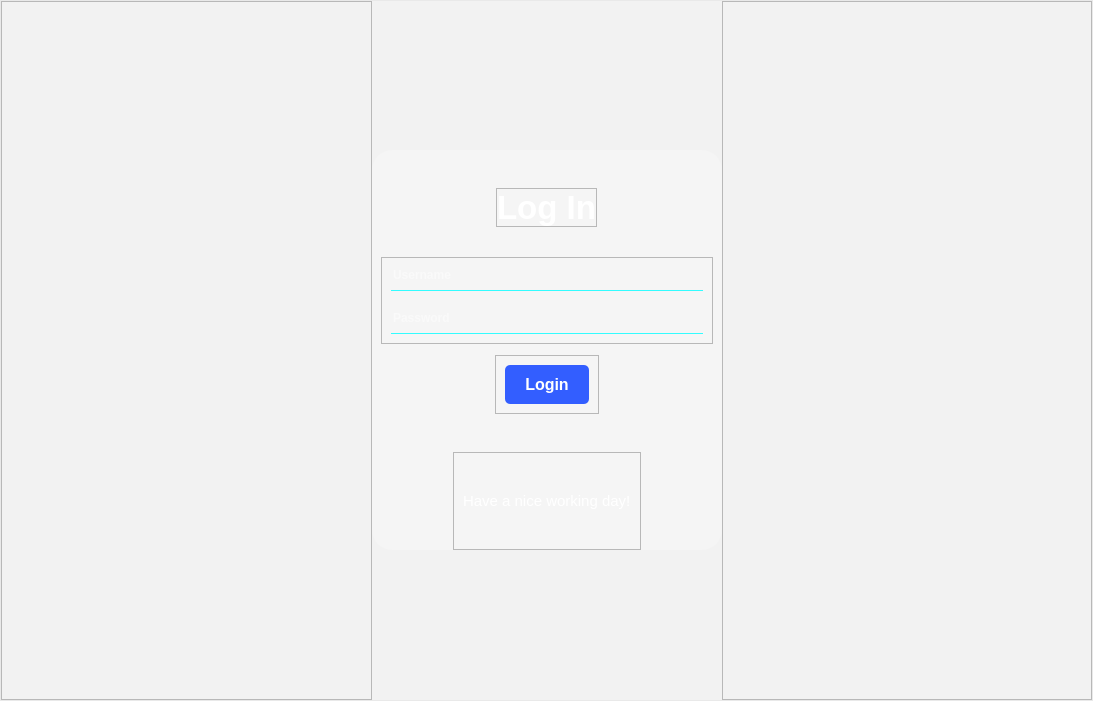
<?xml version="1.0" encoding="UTF-8"?>
<ui version="4.0">
 <class>MainWindow</class>
 <widget class="QMainWindow" name="MainWindow">
  <property name="geometry">
   <rect>
    <x>0</x>
    <y>0</y>
    <width>1093</width>
    <height>701</height>
   </rect>
  </property>
  <property name="windowTitle">
   <string>MainWindow</string>
  </property>
  <property name="styleSheet">
   <string notr="true"/>
  </property>
  <widget class="QWidget" name="centralwidget">
   <property name="sizePolicy">
    <sizepolicy hsizetype="Expanding" vsizetype="Expanding">
     <horstretch>0</horstretch>
     <verstretch>0</verstretch>
    </sizepolicy>
   </property>
   <property name="styleSheet">
    <string notr="true">#centralwidget {
background-image: url(:/icon/img/login-background-3.jpg);
background-position: center;
background-repeat: no-repeat;
background-size: cover; /* Stretches image to match window size */ ;
}</string>
   </property>
   <layout class="QVBoxLayout" name="verticalLayout">
    <property name="spacing">
     <number>0</number>
    </property>
    <property name="leftMargin">
     <number>0</number>
    </property>
    <property name="topMargin">
     <number>0</number>
    </property>
    <property name="rightMargin">
     <number>0</number>
    </property>
    <property name="bottomMargin">
     <number>0</number>
    </property>
    <item>
     <widget class="QFrame" name="main_frame">
      <property name="styleSheet">
       <string notr="true">#main_frame {
background-color: rgba(255, 255, 255, 0.2);}
</string>
      </property>
      <property name="frameShape">
       <enum>QFrame::StyledPanel</enum>
      </property>
      <property name="frameShadow">
       <enum>QFrame::Raised</enum>
      </property>
      <layout class="QHBoxLayout" name="horizontalLayout">
       <property name="spacing">
        <number>0</number>
       </property>
       <property name="leftMargin">
        <number>0</number>
       </property>
       <property name="topMargin">
        <number>0</number>
       </property>
       <property name="rightMargin">
        <number>0</number>
       </property>
       <property name="bottomMargin">
        <number>0</number>
       </property>
       <item>
        <widget class="QFrame" name="frame_3">
         <property name="styleSheet">
          <string notr="true"/>
         </property>
         <property name="frameShape">
          <enum>QFrame::StyledPanel</enum>
         </property>
         <property name="frameShadow">
          <enum>QFrame::Raised</enum>
         </property>
        </widget>
       </item>
       <item>
        <widget class="QFrame" name="login_frame">
         <property name="sizePolicy">
          <sizepolicy hsizetype="Fixed" vsizetype="Preferred">
           <horstretch>0</horstretch>
           <verstretch>0</verstretch>
          </sizepolicy>
         </property>
         <property name="minimumSize">
          <size>
           <width>350</width>
           <height>0</height>
          </size>
         </property>
         <property name="maximumSize">
          <size>
           <width>16777215</width>
           <height>400</height>
          </size>
         </property>
         <property name="styleSheet">
          <string notr="true">#login_frame{
background-color: rgba(255, 255, 255, 0.2);
border-radius: 20px}</string>
         </property>
         <property name="frameShape">
          <enum>QFrame::StyledPanel</enum>
         </property>
         <property name="frameShadow">
          <enum>QFrame::Raised</enum>
         </property>
         <layout class="QVBoxLayout" name="verticalLayout_2">
          <property name="spacing">
           <number>0</number>
          </property>
          <property name="bottomMargin">
           <number>0</number>
          </property>
          <item alignment="Qt::AlignHCenter|Qt::AlignVCenter">
           <widget class="QFrame" name="frame">
            <property name="sizePolicy">
             <sizepolicy hsizetype="Preferred" vsizetype="Expanding">
              <horstretch>0</horstretch>
              <verstretch>0</verstretch>
             </sizepolicy>
            </property>
            <property name="frameShape">
             <enum>QFrame::StyledPanel</enum>
            </property>
            <property name="frameShadow">
             <enum>QFrame::Raised</enum>
            </property>
            <layout class="QVBoxLayout" name="verticalLayout_3">
             <property name="spacing">
              <number>0</number>
             </property>
             <property name="leftMargin">
              <number>0</number>
             </property>
             <property name="topMargin">
              <number>0</number>
             </property>
             <property name="rightMargin">
              <number>0</number>
             </property>
             <property name="bottomMargin">
              <number>0</number>
             </property>
             <item>
              <widget class="QLabel" name="label">
               <property name="sizePolicy">
                <sizepolicy hsizetype="Minimum" vsizetype="Expanding">
                 <horstretch>0</horstretch>
                 <verstretch>0</verstretch>
                </sizepolicy>
               </property>
               <property name="font">
                <font>
                 <family>Microsoft JhengHei UI</family>
                 <pointsize>25</pointsize>
                 <weight>75</weight>
                 <bold>true</bold>
                </font>
               </property>
               <property name="styleSheet">
                <string notr="true">color: white</string>
               </property>
               <property name="text">
                <string>Log In</string>
               </property>
              </widget>
             </item>
            </layout>
           </widget>
          </item>
          <item alignment="Qt::AlignTop">
           <widget class="QFrame" name="frame_2">
            <property name="frameShape">
             <enum>QFrame::StyledPanel</enum>
            </property>
            <property name="frameShadow">
             <enum>QFrame::Raised</enum>
            </property>
            <layout class="QVBoxLayout" name="verticalLayout_4">
             <property name="spacing">
              <number>19</number>
             </property>
             <item>
              <widget class="QLineEdit" name="lineEdit">
               <property name="sizePolicy">
                <sizepolicy hsizetype="Expanding" vsizetype="Fixed">
                 <horstretch>0</horstretch>
                 <verstretch>0</verstretch>
                </sizepolicy>
               </property>
               <property name="font">
                <font>
                 <family>Microsoft JhengHei UI</family>
                 <weight>75</weight>
                 <bold>true</bold>
                </font>
               </property>
               <property name="styleSheet">
                <string notr="true">background-color: rgb(0,0,0,0);
border: none;
border-bottom: 1px solid #33fcff;
color: rgba(255,255,255,230);
padding-bottom: 7px
</string>
               </property>
               <property name="text">
                <string/>
               </property>
               <property name="placeholderText">
                <string>Username</string>
               </property>
              </widget>
             </item>
             <item>
              <widget class="QLineEdit" name="lineEdit_2">
               <property name="sizePolicy">
                <sizepolicy hsizetype="Expanding" vsizetype="Fixed">
                 <horstretch>0</horstretch>
                 <verstretch>0</verstretch>
                </sizepolicy>
               </property>
               <property name="font">
                <font>
                 <family>Microsoft JhengHei UI</family>
                 <weight>75</weight>
                 <bold>true</bold>
                </font>
               </property>
               <property name="styleSheet">
                <string notr="true">background-color: rgb(0,0,0,0);
border: none;
border-bottom: 1px solid #33fcff;
color: rgba(255,255,255,230);
padding-bottom: 7px
</string>
               </property>
               <property name="text">
                <string/>
               </property>
               <property name="echoMode">
                <enum>QLineEdit::Password</enum>
               </property>
               <property name="placeholderText">
                <string>Password</string>
               </property>
              </widget>
             </item>
            </layout>
           </widget>
          </item>
          <item alignment="Qt::AlignHCenter|Qt::AlignTop">
           <widget class="QFrame" name="frame_5">
            <property name="frameShape">
             <enum>QFrame::StyledPanel</enum>
            </property>
            <property name="frameShadow">
             <enum>QFrame::Raised</enum>
            </property>
            <layout class="QVBoxLayout" name="verticalLayout_5">
             <item>
              <widget class="QPushButton" name="login_button">
               <property name="sizePolicy">
                <sizepolicy hsizetype="Maximum" vsizetype="Fixed">
                 <horstretch>0</horstretch>
                 <verstretch>0</verstretch>
                </sizepolicy>
               </property>
               <property name="font">
                <font>
                 <family>Microsoft JhengHei UI</family>
                 <pointsize>-1</pointsize>
                 <weight>75</weight>
                 <bold>true</bold>
                </font>
               </property>
               <property name="styleSheet">
                <string notr="true">#login_button {
    background-color: #335eff;       /* Blue background */
    color: white;                   /* White text */
    font-size: 16px;                /* Text size */
    font-weight: bold;              /* Bold text */
    border:none;      /* Border with a darker blue */
    border-radius: 5px;            /* Rounded corners */
    padding: 10px 20px;             /* Internal padding */
}

#login_button:hover {
    background-color: #5e33ff;      /* Darker blue on hover */
}

#login_button:pressed {
    background-color: #350e95;      /* Dark blue when pressed */
    color: #e6e6e6;                 /* Slightly lighter text */
}
</string>
               </property>
               <property name="text">
                <string>Login</string>
               </property>
              </widget>
             </item>
            </layout>
           </widget>
          </item>
          <item alignment="Qt::AlignHCenter">
           <widget class="QFrame" name="frame_6">
            <property name="sizePolicy">
             <sizepolicy hsizetype="Preferred" vsizetype="Minimum">
              <horstretch>0</horstretch>
              <verstretch>0</verstretch>
             </sizepolicy>
            </property>
            <property name="frameShape">
             <enum>QFrame::StyledPanel</enum>
            </property>
            <property name="frameShadow">
             <enum>QFrame::Raised</enum>
            </property>
            <layout class="QHBoxLayout" name="horizontalLayout_2">
             <item>
              <widget class="QLabel" name="label_3">
               <property name="sizePolicy">
                <sizepolicy hsizetype="Minimum" vsizetype="Minimum">
                 <horstretch>0</horstretch>
                 <verstretch>0</verstretch>
                </sizepolicy>
               </property>
               <property name="font">
                <font>
                 <family>Microsoft JhengHei UI</family>
                 <pointsize>11</pointsize>
                 <weight>50</weight>
                 <bold>false</bold>
                </font>
               </property>
               <property name="styleSheet">
                <string notr="true">color: white</string>
               </property>
               <property name="text">
                <string>Have a nice working day!</string>
               </property>
              </widget>
             </item>
            </layout>
           </widget>
          </item>
         </layout>
        </widget>
       </item>
       <item>
        <widget class="QFrame" name="frame_4">
         <property name="styleSheet">
          <string notr="true"/>
         </property>
         <property name="frameShape">
          <enum>QFrame::StyledPanel</enum>
         </property>
         <property name="frameShadow">
          <enum>QFrame::Raised</enum>
         </property>
        </widget>
       </item>
      </layout>
     </widget>
    </item>
   </layout>
  </widget>
 </widget>
 <resources>
  <include location="../resources/icon.qrc"/>
 </resources>
 <connections/>
</ui>
